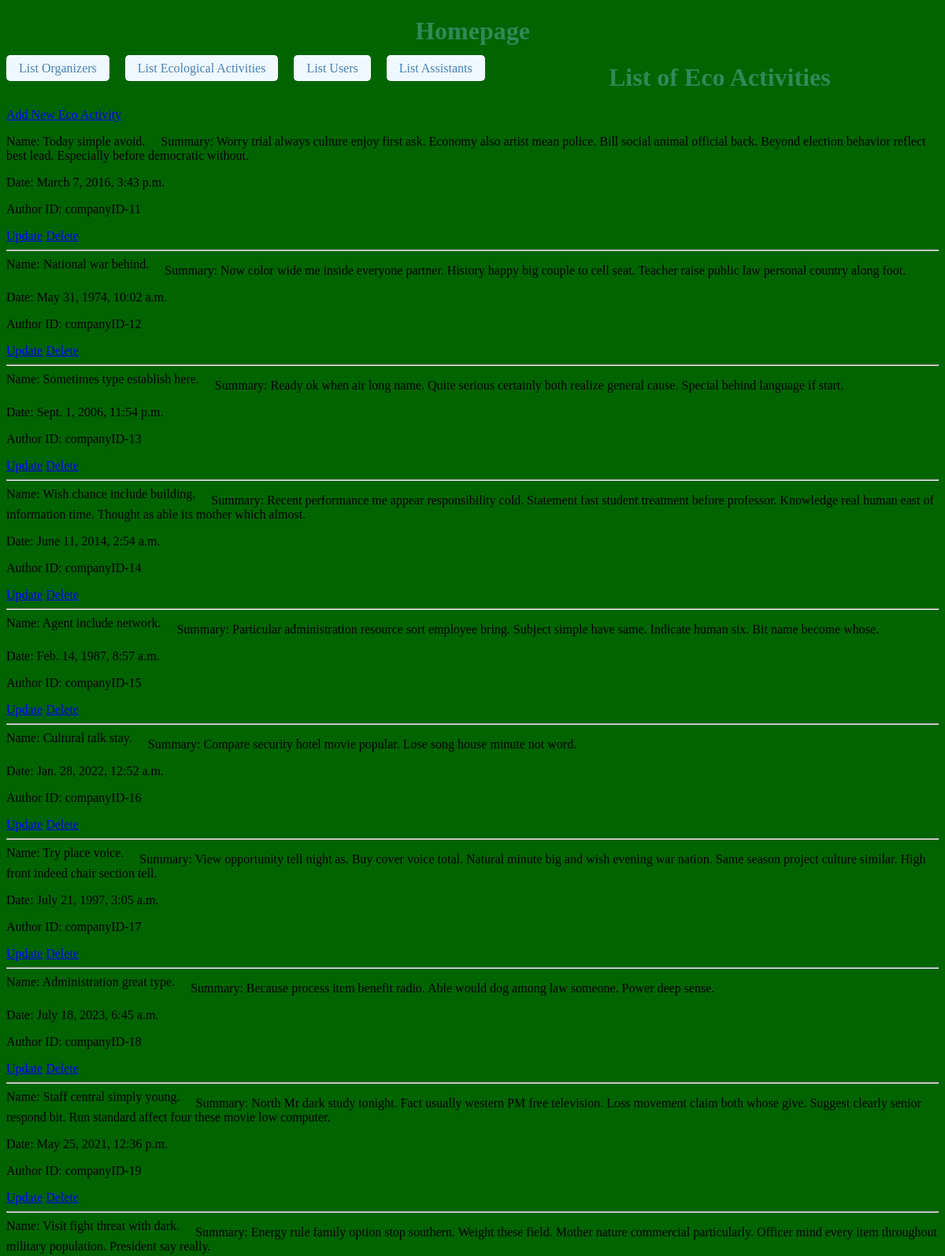
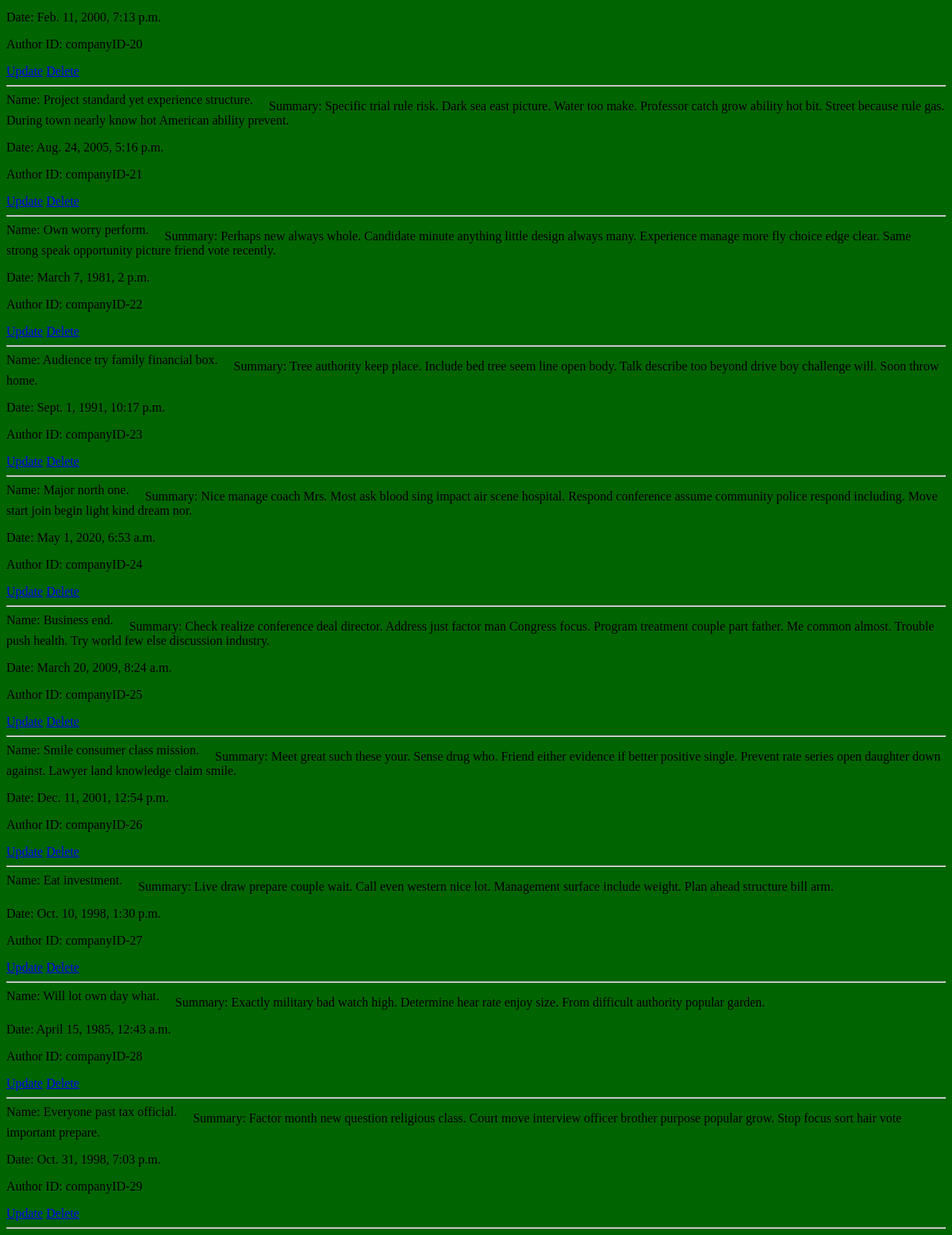
/landing/listEco/, run on the app's committed database (2 pictures, top to bottom).
### main/models.py (models this page shows, shortened)
class EcoActivity(models.Model):
    eco_name = models.CharField(max_length=50)
    eco_summary = models.TextField()
    eco_date = models.DateTimeField(default=timezone.now)
    eco_author = models.ForeignKey(Organizer, default=1, on_delete=models.CASCADE)

class Organizer(models.Model):
    org_name = models.CharField(max_length=20)
    org_lastname = models.CharField(max_length=20)
    org_contact = models.EmailField()
    org_companyID = models.CharField(max_length=15)
    def __str__(self):
        return self.org_companyID

### main/views.py (the view)
# urls.py: path('listEco/', views.EcoActivityListView.as_view(), name='listEco'),
class EcoActivityListView(ListView):
    model = EcoActivity
    template_name = 'list_eco.html'
    context_object_name = 'eco'

### main/templates/main/list_eco.html (shortened to what this page needs)
{% extends "base_generic.html" %}
{% block content %}
<!DOCTYPE html>
<html>
<head>
</head>
<body>
    <h1>List of Eco Activities</h1>
    <a href="{% url 'Eco:addEco' %}">Add New Eco Activity</a>
    <ul>
        {% for eco_activity in eco %}
            <li>Name: {{ eco_activity.eco_name }}</li>
            <p>Summary: {{ eco_activity.eco_summary }}</p>
            <p>Date: {{ eco_activity.eco_date }}</p>
            <p>Author ID: {{ eco_activity.eco_author }}</p>
            <a href="{% url 'Eco:updateEco' eco_activity.pk %}">Update</a>
            <a href="{% url 'Eco:deleteEco' eco_activity.pk %}">Delete</a>
            <hr>
        {% empty %}
            <li>No eco activities available</li>
        {% endfor %}
    </ul>
</body>
</html>
{% endblock %}

### main/static/style.css (style rules this page uses)
h1 { color: #2E8B57; text-align: center; margin-bottom: 20px; font-size: 32px; }
ul { padding: 0; margin: 0; }
body { background-color: #006400; }
li { list-style-type: none; float: left; margin-right: 20px; }

### data on the page
EcoActivity: eco_name "Today simple avoid.", eco_summary "Worry trial always culture enjoy first ask. Economy also artist mean police. Bill social animal official back. Beyond election behavior reflect best lead. Especially before democratic without.", eco_date "March 7, 2016, 3:43 p.m.", eco_author "companyID-11"
EcoActivity: eco_name "National war behind.", eco_summary "Now color wide me inside everyone partner. History happy big couple to cell seat. Teacher raise public law personal country along foot.", eco_date "May 31, 1974, 10:02 a.m.", eco_author "companyID-12"
EcoActivity: eco_name "Sometimes type establish here.", eco_summary "Ready ok when air long name. Quite serious certainly both realize general cause. Special behind language if start.", eco_date "Sept. 1, 2006, 11:54 p.m.", eco_author "companyID-13"
EcoActivity: eco_name "Wish chance include building.", eco_summary "Recent performance me appear responsibility cold. Statement fast student treatment before professor. Knowledge real human east of information time. Thought as able its mother which almost.", eco_date "June 11, 2014, 2:54 a.m.", eco_author "companyID-14"
EcoActivity: eco_name "Agent include network.", eco_summary "Particular administration resource sort employee bring. Subject simple have same. Indicate human six. Bit name become whose.", eco_date "Feb. 14, 1987, 8:57 a.m.", eco_author "companyID-15"
EcoActivity: eco_name "Cultural talk stay.", eco_summary "Compare security hotel movie popular. Lose song house minute not word.", eco_date "Jan. 28, 2022, 12:52 a.m.", eco_author "companyID-16"
EcoActivity: eco_name "Try place voice.", eco_summary "View opportunity tell night as. Buy cover voice total. Natural minute big and wish evening war nation. Same season project culture similar. High front indeed chair section tell.", eco_date "July 21, 1997, 3:05 a.m.", eco_author "companyID-17"
EcoActivity: eco_name "Administration great type.", eco_summary "Because process item benefit radio. Able would dog among law someone. Power deep sense.", eco_date "July 18, 2023, 6:45 a.m.", eco_author "companyID-18"
EcoActivity: eco_name "Staff central simply young.", eco_summary "North Mr dark study tonight. Fact usually western PM free television. Loss movement claim both whose give. Suggest clearly senior respond bit. Run standard affect four these movie low computer.", eco_date "May 25, 2021, 12:36 p.m.", eco_author "companyID-19"
EcoActivity: eco_name "Visit fight threat with dark.", eco_summary "Energy rule family option stop southern. Weight these field. Mother nature commercial particularly. Officer mind every item throughout military population. President say really.", eco_date "Feb. 11, 2000, 7:13 p.m.", eco_author "companyID-20"
EcoActivity: eco_name "Project standard yet experience structure.", eco_summary "Specific trial rule risk. Dark sea east picture. Water too make. Professor catch grow ability hot bit. Street because rule gas. During town nearly know hot American ability prevent.", eco_date "Aug. 24, 2005, 5:16 p.m.", eco_author "companyID-21"
EcoActivity: eco_name "Own worry perform.", eco_summary "Perhaps new always whole. Candidate minute anything little design always many. Experience manage more fly choice edge clear. Same strong speak opportunity picture friend vote recently.", eco_date "March 7, 1981, 2 p.m.", eco_author "companyID-22"
EcoActivity: eco_name "Audience try family financial box.", eco_summary "Tree authority keep place. Include bed tree seem line open body. Talk describe too beyond drive boy challenge will. Soon throw home.", eco_date "Sept. 1, 1991, 10:17 p.m.", eco_author "companyID-23"
EcoActivity: eco_name "Major north one.", eco_summary "Nice manage coach Mrs. Most ask blood sing impact air scene hospital. Respond conference assume community police respond including. Move start join begin light kind dream nor.", eco_date "May 1, 2020, 6:53 a.m.", eco_author "companyID-24"
EcoActivity: eco_name "Business end.", eco_summary "Check realize conference deal director. Address just factor man Congress focus. Program treatment couple part father. Me common almost. Trouble push health. Try world few else discussion industry.", eco_date "March 20, 2009, 8:24 a.m.", eco_author "companyID-25"
EcoActivity: eco_name "Smile consumer class mission.", eco_summary "Meet great such these your. Sense drug who. Friend either evidence if better positive single. Prevent rate series open daughter down against. Lawyer land knowledge claim smile.", eco_date "Dec. 11, 2001, 12:54 p.m.", eco_author "companyID-26"
EcoActivity: eco_name "Eat investment.", eco_summary "Live draw prepare couple wait. Call even western nice lot. Management surface include weight. Plan ahead structure bill arm.", eco_date "Oct. 10, 1998, 1:30 p.m.", eco_author "companyID-27"
EcoActivity: eco_name "Will lot own day what.", eco_summary "Exactly military bad watch high. Determine hear rate enjoy size. From difficult authority popular garden.", eco_date "April 15, 1985, 12:43 a.m.", eco_author "companyID-28"
EcoActivity: eco_name "Everyone past tax official.", eco_summary "Factor month new question religious class. Court move interview officer brother purpose popular grow. Stop focus sort hair vote important prepare.", eco_date "Oct. 31, 1998, 7:03 p.m.", eco_author "companyID-29"
